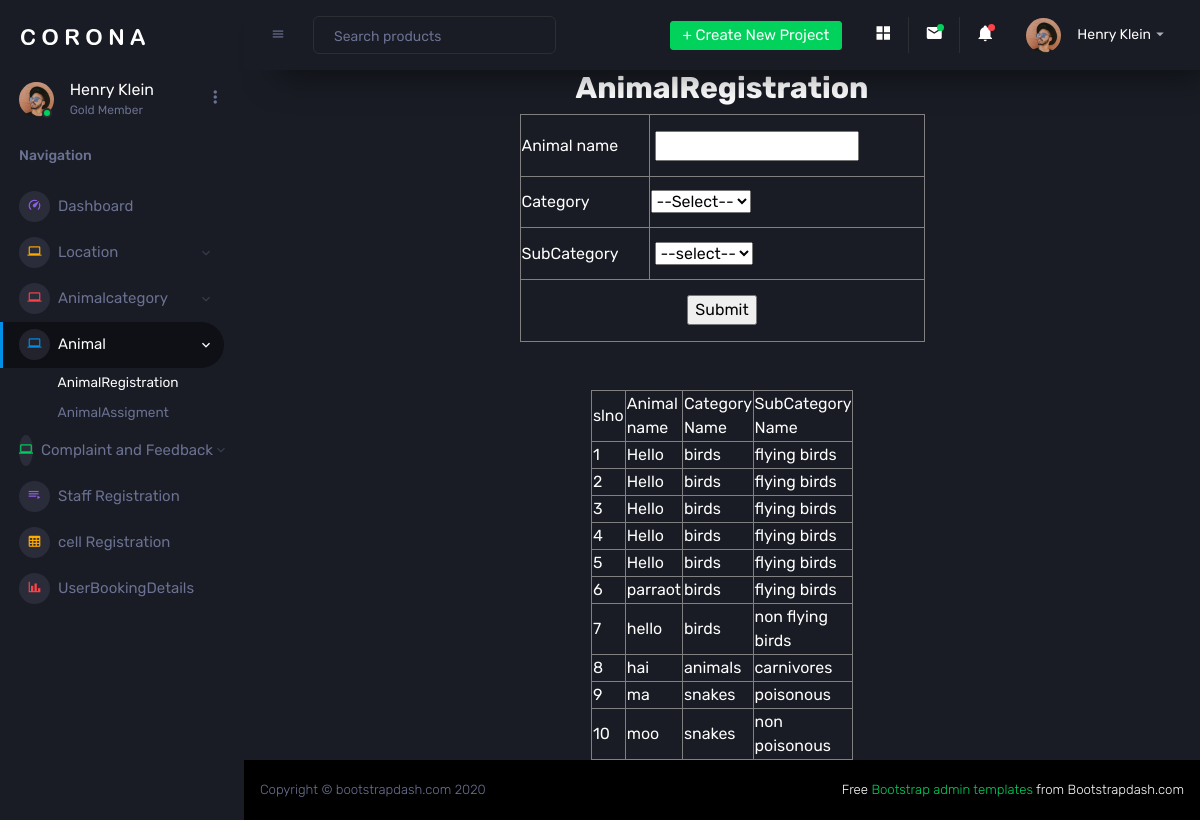
The app's page /project/Admin/Animal.php with its own data.
### tables this page shows
CREATE TABLE `tbl_animal` (
  `animal_id` int(11) NOT NULL auto_increment,
  `animal_name` varchar(100) NOT NULL,
  `animal_quantity` int(11) NOT NULL,
  `subcategory_id` int(11) NOT NULL,
  `cell_id` int(11) NOT NULL,
  PRIMARY KEY  (`animal_id`)
);

CREATE TABLE `tbl_category` (
  `category_id` int(11) NOT NULL auto_increment,
  `category_name` varchar(100) NOT NULL,
  PRIMARY KEY  (`category_id`)
);

CREATE TABLE `tbl_subcategory` (
  `subcategory_id` int(11) NOT NULL auto_increment,
  `subcategory_name` varchar(100) NOT NULL,
  `category_id` int(11) NOT NULL,
  PRIMARY KEY  (`subcategory_id`)
);

### project/Admin/Animal.php (the view, shortened to what this page needs)
<?php
include('Head.php');
?><!DOCTYPE html PUBLIC "-//W3C//DTD XHTML 1.0 Transitional//EN" "http://www.w3.org/TR/xhtml1/DTD/xhtml1-transitional.dtd">
<html xmlns="http://www.w3.org/1999/xhtml">
<head>
</head>
<body>
  <center><h2><b>AnimalRegistration</b></h2></center>
<form method="post">
  <table width="405" height="228" border="1" align="center">
    <tr>
      <td>Animal name</td>
      <td><label for="d"></label>
      <input type="text" name="txt_name" id="d"  pattern=[AZaz. ]{3,} autocomplete="off" required  /></td>
    </tr>
    <tr>
      <td>Category</td>
      <td>
       <select name="sel_cat" id= "sel_dis" onChange="getsub(this.value)">
          <option value="">--Select--</option>
        </select>
      </td>
    </tr>
    <tr>
      <td>SubCategory</td>
      <td><label for="c"></label>
        <select name="subcat" id="c">
        <option value="">--select--</option>
      </select></td>
    </tr>
    <tr>
      <td colspan="2"><div align="center">
        <input type="submit" name="submit" id="submit" value="Submit" />
      </div></td>
    </tr>
  </table>
  <br />
  <table width="200" border="1" align="center">
  <br />
    <tr>
      <td>slno</td>
      <td>Animal name</td>
      <td>Category Name</td>
      <td>SubCategory Name</td>
    </tr>
    <tr>
      <?php
	$i=0;
	 $selQry="select * from tbl_animal a inner join tbl_subcategory s on s.subcategory_id=a.subcategory_id inner join tbl_category c on c.category_id=s.category_id  ";
	$data=mysql_query($selQry);
	while($row=mysql_fetch_array($data))
	{
		$i++;
	    ?>
        <tr>
        <td><?php echo $i?> </td>
		<td><?php echo $row["animal_name"] ?></td>
        <td><?php echo $row["category_name"] ?></td>
        <td><?php echo $row["subcategory_name"] ?></td>
       </tr>
        <?php
	}
	?>
    </tr>
  </table>
</form>
</body>
<?php
          include('Foot.php');
          ?>
</html>

### records on screen
tbl_animal: animal_name "Hello", tbl_category.category_name "birds", subcategory.subcategory_name "flying birds"
tbl_animal: animal_name "Hello", tbl_category.category_name "birds", subcategory.subcategory_name "flying birds"
tbl_animal: animal_name "Hello", tbl_category.category_name "birds", subcategory.subcategory_name "flying birds"
tbl_animal: animal_name "Hello", tbl_category.category_name "birds", subcategory.subcategory_name "flying birds"
tbl_animal: animal_name "Hello", tbl_category.category_name "birds", subcategory.subcategory_name "flying birds"
tbl_animal: animal_name "parraot", tbl_category.category_name "birds", subcategory.subcategory_name "flying birds"
tbl_animal: animal_name "hello", tbl_category.category_name "birds", subcategory.subcategory_name "non flying birds"
tbl_animal: animal_name "hai", tbl_category.category_name "animals", subcategory.subcategory_name "carnivores"
tbl_animal: animal_name "ma", tbl_category.category_name "snakes", subcategory.subcategory_name "poisonous"
tbl_animal: animal_name "moo", tbl_category.category_name "snakes", subcategory.subcategory_name "non poisonous"
